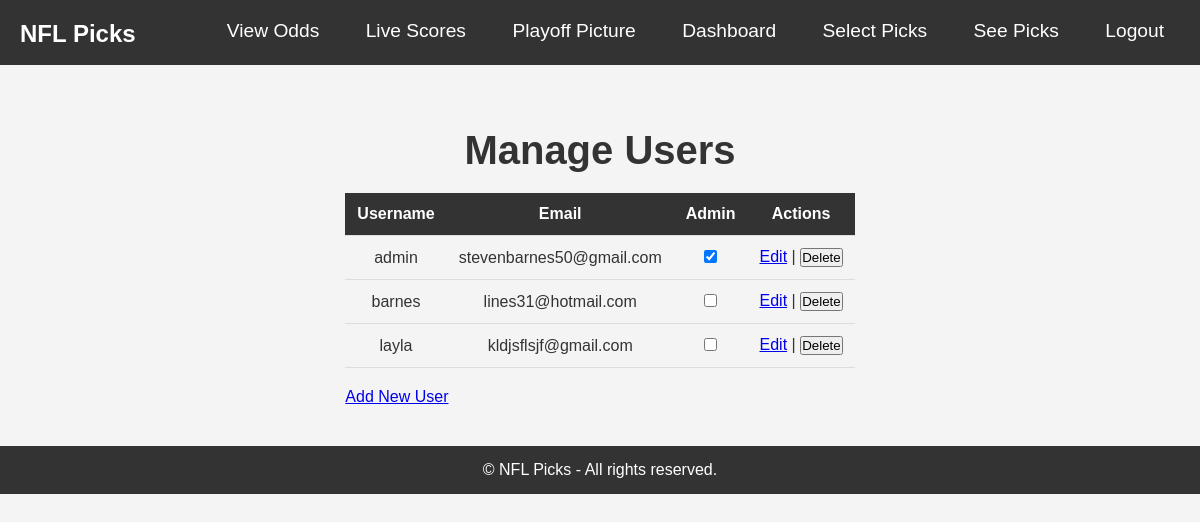
/admin/admin/manage_users (signed in), run on the app's committed database.
### Football_Project/models.py (models this page shows)
class User(db.Model, UserMixin):
    id = db.Column(db.Integer, primary_key=True)
    username = db.Column(db.String(150), nullable=False, unique=True)
    full_name = db.Column(db.String(150))
    email = db.Column(db.String(150), unique=True)
    phone = db.Column(db.String(20))
    favorite_team = db.Column(db.String(50))
    password = db.Column(db.String(200), nullable=False)
    is_admin = db.Column(db.Boolean, default=False)
    scores = db.relationship(
        'UserScore',
        backref='user',
        lazy=True,
        cascade='all, delete-orphan'
    )
    picks = db.relationship('Pick', backref='user', lazy=True, cascade='all, delete-orphan')
    scores = db.relationship('UserScore', backref='user', lazy=True, cascade='all, delete-orphan')

### Football_Project/admin/routes.py (the view)
@admin_bp.route('/admin/manage_users')
@login_required
def manage_users():
    if not current_user.is_admin:
        return redirect(url_for('index'))
    users = User.query.all()  # Get all users from the database
    return render_template('manage_users.html', users=users)

### Football_Project/admin/routes.py (called while the page is built)
@admin_bp.before_request
def before_request():
    if not current_user.is_authenticated:
        return redirect(url_for('auth.login'))  # Redirect to login if not authenticated
    if not current_user.is_admin:
        return redirect(url_for('main.index'))  # Redirect to home page if not an admin

### Football_Project/templates/manage_users.html (shortened to what this page needs)
{% extends "base.html" %}
{% block content %}
<div class="container mx-auto mt-4">
    <div class="max-w-4xl mx-auto bg-white p-6 rounded-lg shadow-lg">
        <h2 class="text-3xl font-extrabold mb-4 text-center text-gray-900 tracking-tight">Manage Users</h2>
        <table class="min-w-full bg-white border border-gray-300">
            <thead>
                <tr>
                    <th class="py-2 px-4 border-b">Username</th>
                    <th class="py-2 px-4 border-b">Email</th>
                    <th class="py-2 px-4 border-b">Admin</th>
                    <th class="py-2 px-4 border-b">Actions</th>
                </tr>
            </thead>
            <tbody>
                {% for user in users %}
                <tr>
                    <td class="py-2 px-4 border-b">{{ user.username }}</td>
                    <td class="py-2 px-4 border-b">{{ user.email }}</td>
                    <td class="py-2 px-4 border-b text-center">
                        <form method="POST" action="{{ url_for('admin.update_admin_status', user_id=user.id) }}">
                            <input type="checkbox" name="is_admin" {% if user.is_admin %}checked{% endif %} onChange="this.form.submit()">
                        </form>
                    </td>
                    <td class="py-2 px-4 border-b">
                        <a href="{{ url_for('admin.edit_user', user_id=user.id) }}" class="text-blue-500 hover:underline">Edit</a>
                        |
                        <form method="POST" action="{{ url_for('admin.delete_user', user_id=user.id) }}" style="display:inline;">
                            <button type="submit" class="text-red-500 hover:underline">Delete</button>
                        </form>
                    </td>
                </tr>
                {% endfor %}
            </tbody>
        </table>
        <div class="mt-4 text-center">
            <a href="{{ url_for('admin.add_user') }}" class="bg-green-500 hover:bg-green-600 text-white py-2 px-3 rounded-lg">
                Add New User
            </a>
        </div>
    </div>
</div>
{% endblock %}

### Football_Project/static/css/styles.css (style rules this page uses)
* { margin: 0; padding: 0; box-sizing: border-box; }
body { font-family: 'Arial', sans-serif; background-color: #f4f4f4; color: #333; padding: 10px; }
.container { max-width: 1600px; margin: 0 auto; padding: 20px; overflow: visible; }
h2 { font-size: 2.5rem; font-weight: bold; text-align: center; color: #333; margin-bottom: 20px; }
table { width: 100%; border-collapse: collapse; table-layout: auto; margin-bottom: 20px; overflow-x: auto; }
th, td { padding: 12px; text-align: center; border-bottom: 1px solid #ddd; word-wrap: break-word; }
th { background-color: #333; color: white; font-weight: bold; }
body { font-family: Arial, sans-serif; background-color: #f4f4f4; margin: 0; padding: 0; display: flex; justify-content: center; align-items: center; flex-direction: column; }
body { padding-top: 88px; }

### data on the page
User: username "admin", email "stevenbarnes50@gmail.com", is_admin "☑"
User: username "barnes", email "lines31@hotmail.com"
User: username "layla", email "kldjsflsjf@gmail.com"
